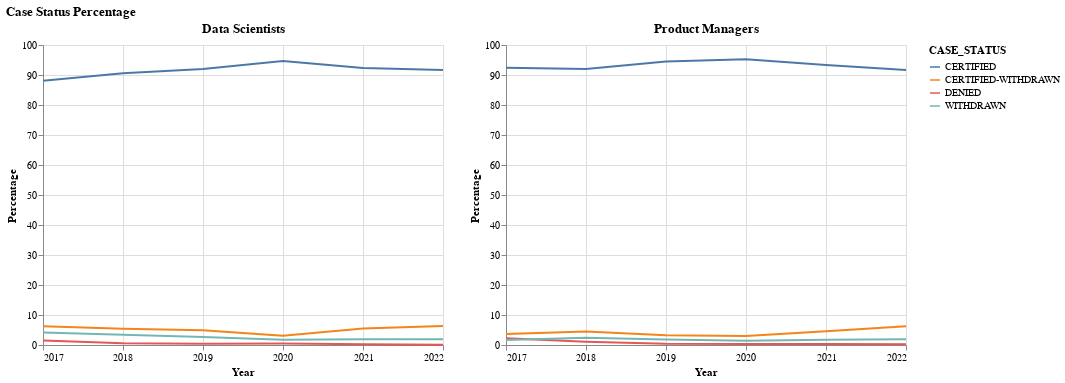

This figure's notebook cell:
### Code cell
# create a chart to compare product manager and data scientist
left_chart = alt.Chart(df_ds_yearly_perc).mark_line().encode(
    x=alt.X('DECISION_DATE',timeUnit = 'year', title='Year'),
    y=alt.Y('COUNT', title='Percentage'),
    color = 'CASE_STATUS'
).properties(
    title='Data Scientists'
)

right_chart = alt.Chart(df_pm_yearly_perc).mark_line().encode(
    x=alt.X('DECISION_DATE',timeUnit = 'year', title='Year'),
    y=alt.Y('COUNT', title='Percentage'),
    color = 'CASE_STATUS'
).properties(
    title='Product Managers'
)

alt.hconcat(left_chart, right_chart, title='Case Status Percentage')

### Figure 1 — Vega-Lite specification as saved in the notebook (floating-point values rounded to 4 significant figures)
{"config": {"view": {"continuousWidth": 400, "continuousHeight": 300}}, "hconcat": [{"data": {"name": "data-c93d98ade4eeefd909534af2b117ced8"}, "mark": "line", "encoding": {"color": {"field": "CASE_STATUS", "type": "nominal"}, "x": {"field": "DECISION_DATE", "timeUnit": "year", "title": "Year", "type": "temporal"}, "y": {"field": "COUNT", "title": "Percentage", "type": "quantitative"}}, "title": "Data Scientists"}, {"data": {"name": "data-0e5a1f660649430ea30547aec19b1fc3"}, "mark": "line", "encoding": {"color": {"field": "CASE_STATUS", "type": "nominal"}, "x": {"field": "DECISION_DATE", "timeUnit": "year", "title": "Year", "type": "temporal"}, "y": {"field": "COUNT", "title": "Percentage", "type": "quantitative"}}, "title": "Product Managers"}], "title": "Case Status Percentage", "$schema": "https://vega.github.io/schema/vega-lite/v4.17.0.json", "datasets": {"data-c93d98ade4eeefd909534af2b117ced8": [{"DECISION_DATE": "2017-01-01T00:00:00", "CASE_STATUS": "CERTIFIED", "COUNT": 88.06}, {"DECISION_DATE": "2017-01-01T00:00:00", "CASE_STATUS": "CERTIFIED-WITHDRAWN", "COUNT": 6.269}, {"DECISION_DATE": "2017-01-01T00:00:00", "CASE_STATUS": "DENIED", "COUNT": 1.493}, {"DECISION_DATE": "2017-01-01T00:00:00", "CASE_STATUS": "WITHDRAWN", "COUNT": 4.179}, {"DECISION_DATE": "2018-01-01T00:00:00", "CASE_STATUS": "CERTIFIED", "COUNT": 90.58}, {"DECISION_DATE": "2018-01-01T00:00:00", "CASE_STATUS": "CERTIFIED-WITHDRAWN", "COUNT": 5.407}, {"DECISION_DATE": "2018-01-01T00:00:00", "CASE_STATUS": "DENIED", "COUNT": 0.5976}, {"DECISION_DATE": "2018-01-01T00:00:00", "CASE_STATUS": "WITHDRAWN", "COUNT": 3.415}, {"DECISION_DATE": "2019-01-01T00:00:00", "CASE_STATUS": "CERTIFIED", "COUNT": 92.02}, {"DECISION_DATE": "2019-01-01T00:00:00", "CASE_STATUS": "CERTIFIED-WITHDRAWN", "COUNT": 4.916}, {"DECISION_DATE": "2019-01-01T00:00:00", "CASE_STATUS": "DENIED", "COUNT": 0.3782}, {"DECISION_DATE": "2019-01-01T00:00:00", "CASE_STATUS": "WITHDRAWN", "COUNT": 2.687}, {"DECISION_DATE": "2020-01-01T00:00:00", "CASE_STATUS": "CERTIFIED", "COUNT": 94.67}, {"DECISION_DATE": "2020-01-01T00:00:00", "CASE_STATUS": "CERTIFIED-WITHDRAWN", "COUNT": 3.047}, {"DECISION_DATE": "2020-01-01T00:00:00", "CASE_STATUS": "DENIED", "COUNT": 0.5045}, {"DECISION_DATE": "2020-01-01T00:00:00", "CASE_STATUS": "WITHDRAWN", "COUNT": 1.776}, {"DECISION_DATE": "2021-01-01T00:00:00", "CASE_STATUS": "CERTIFIED", "COUNT": 92.34}, {"DECISION_DATE": "2021-01-01T00:00:00", "CASE_STATUS": "CERTIFIED-WITHDRAWN", "COUNT": 5.53}, {"DECISION_DATE": "2021-01-01T00:00:00", "CASE_STATUS": "DENIED", "COUNT": 0.2418}, {"DECISION_DATE": "2021-01-01T00:00:00", "CASE_STATUS": "WITHDRAWN", "COUNT": 1.889}, {"DECISION_DATE": "2022-01-01T00:00:00", "CASE_STATUS": "CERTIFIED", "COUNT": 91.65}, {"DECISION_DATE": "2022-01-01T00:00:00", "CASE_STATUS": "CERTIFIED-WITHDRAWN", "COUNT": 6.345}, {"DECISION_DATE": "2022-01-01T00:00:00", "CASE_STATUS": "DENIED", "COUNT": 0.1124}, {"DECISION_DATE": "2022-01-01T00:00:00", "CASE_STATUS": "WITHDRAWN", "COUNT": 1.896}], "data-0e5a1f660649430ea30547aec19b1fc3": [{"DECISION_DATE": "2017-01-01T00:00:00", "CASE_STATUS": "CERTIFIED", "COUNT": 92.44}, {"DECISION_DATE": "2017-01-01T00:00:00", "CASE_STATUS": "CERTIFIED-WITHDRAWN", "COUNT": 3.641}, {"DECISION_DATE": "2017-01-01T00:00:00", "CASE_STATUS": "DENIED", "COUNT": 2.241}, {"DECISION_DATE": "2017-01-01T00:00:00", "CASE_STATUS": "WITHDRAWN", "COUNT": 1.681}, {"DECISION_DATE": "2018-01-01T00:00:00", "CASE_STATUS": "CERTIFIED", "COUNT": 92.01}, {"DECISION_DATE": "2018-01-01T00:00:00", "CASE_STATUS": "CERTIFIED-WITHDRAWN", "COUNT": 4.514}, {"DECISION_DATE": "2018-01-01T00:00:00", "CASE_STATUS": "DENIED", "COUNT": 1.08}, {"DECISION_DATE": "2018-01-01T00:00:00", "CASE_STATUS": "WITHDRAWN", "COUNT": 2.392}, {"DECISION_DATE": "2019-01-01T00:00:00", "CASE_STATUS": "CERTIFIED", "COUNT": 94.53}, {"DECISION_DATE": "2019-01-01T00:00:00", "CASE_STATUS": "CERTIFIED-WITHDRAWN", "COUNT": 3.285}, {"DECISION_DATE": "2019-01-01T00:00:00", "CASE_STATUS": "DENIED", "COUNT": 0.3954}, {"DECISION_DATE": "2019-01-01T00:00:00", "CASE_STATUS": "WITHDRAWN", "COUNT": 1.794}, {"DECISION_DATE": "2020-01-01T00:00:00", "CASE_STATUS": "CERTIFIED", "COUNT": 95.22}, {"DECISION_DATE": "2020-01-01T00:00:00", "CASE_STATUS": "CERTIFIED-WITHDRAWN", "COUNT": 2.996}, {"DECISION_DATE": "2020-01-01T00:00:00", "CASE_STATUS": "DENIED", "COUNT": 0.3263}, {"DECISION_DATE": "2020-01-01T00:00:00", "CASE_STATUS": "WITHDRAWN", "COUNT": 1.454}, {"DECISION_DATE": "2021-01-01T00:00:00", "CASE_STATUS": "CERTIFIED", "COUNT": 93.31}, {"DECISION_DATE": "2021-01-01T00:00:00", "CASE_STATUS": "CERTIFIED-WITHDRAWN", "COUNT": 4.623}, {"DECISION_DATE": "2021-01-01T00:00:00", "CASE_STATUS": "DENIED", "COUNT": 0.3244}, {"DECISION_DATE": "2021-01-01T00:00:00", "CASE_STATUS": "WITHDRAWN", "COUNT": 1.744}, {"DECISION_DATE": "2022-01-01T00:00:00", "CASE_STATUS": "CERTIFIED", "COUNT": 91.65}, {"DECISION_DATE": "2022-01-01T00:00:00", "CASE_STATUS": "CERTIFIED-WITHDRAWN", "COUNT": 6.245}, {"DECISION_DATE": "2022-01-01T00:00:00", "CASE_STATUS": "DENIED", "COUNT": 0.2088}, {"DECISION_DATE": "2022-01-01T00:00:00", "CASE_STATUS": "WITHDRAWN", "COUNT": 1.898}]}}
